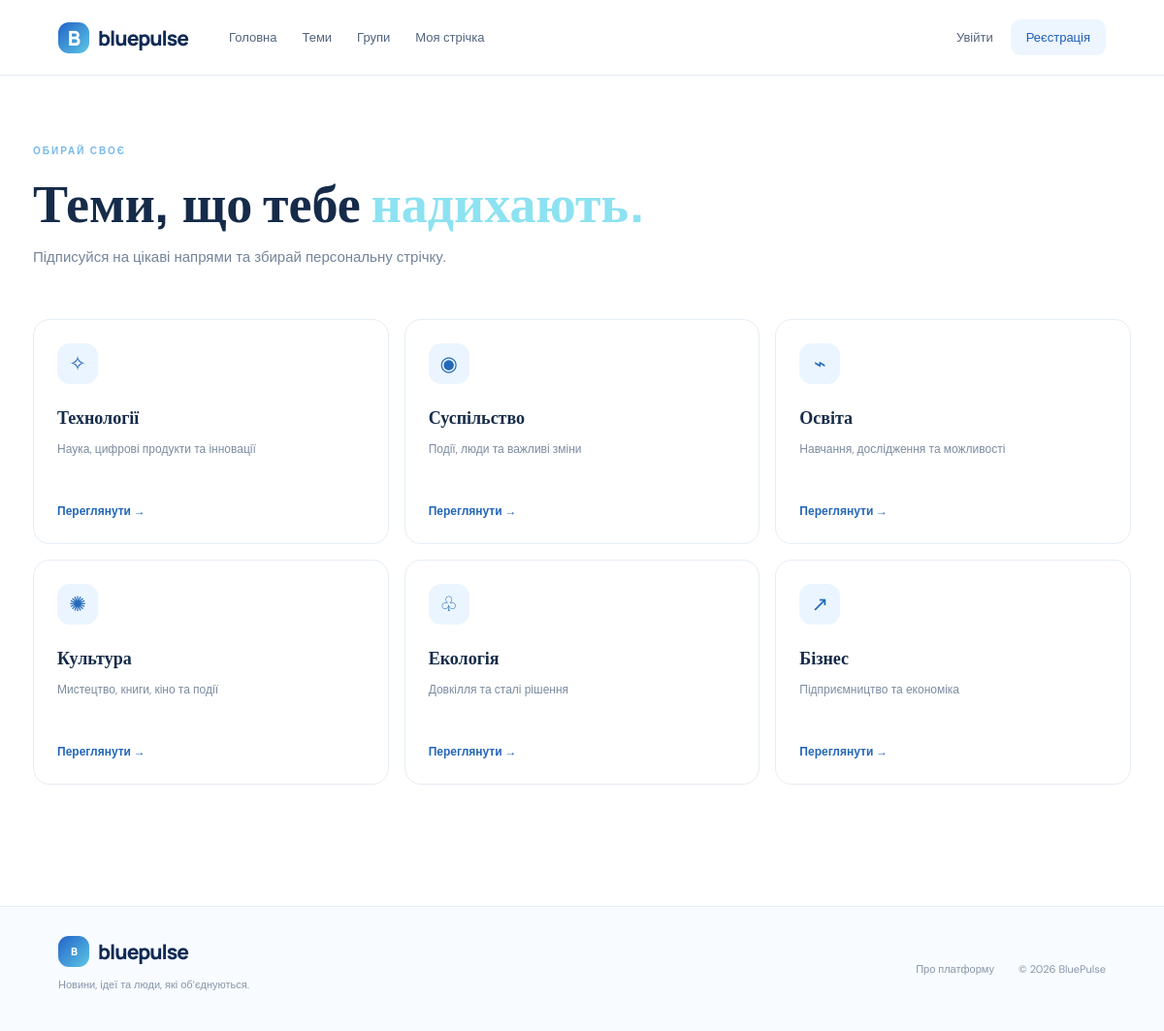
The app's page /topics with its own data.
### app.py (models this page shows)
class Topic(db.Model):
    id = db.Column(db.Integer, primary_key=True)
    name = db.Column(db.String(80), unique=True, nullable=False)
    slug = db.Column(db.String(90), unique=True, nullable=False)
    description = db.Column(db.String(240), default="")

### app.py (the view)
@app.route("/topics")
def topics():
    return render_template("topics.html", topics=Topic.query.all())

### app.py (called while the page is built)
def current_user():
    return db.session.get(User, session.get("user_id")) if session.get("user_id") else None

@app.context_processor
def inject_globals():
    return {"me": current_user(), "nav_topics": Topic.query.order_by(Topic.name).all()}

### templates/topics.html
{% extends "base.html" %}{% block content %}<section class="page-intro"><span class="eyebrow">ОБИРАЙ СВОЄ</span><h1>Теми, що тебе <em>надихають.</em></h1><p>Підписуйся на цікаві напрями та збирай персональну стрічку.</p></section><div class="topic-grid">{% for t in topics %}<a class="topic-card" href="{{ url_for('topic_page',topic_id=t.id) }}"><span class="topic-symbol">{{ ['✧','◉','⌁','✺','♧','↗'][loop.index0%6] }}</span><h3>{{ t.name }}</h3><p>{{ t.description }}</p><span class="text-link">Переглянути →</span></a>{% endfor %}</div>{% endblock %}

### static/style.css (style rules this page uses)
:root { --navy:#102b55;--blue:#2463c7;--sky:#dceeff;--cyan:#83d7ed;--ink:#152b49;--muted:#71819a;--line:#e5edf5;--paper:#f7faff }
* { box-sizing:border-box }
body { margin:0;background:#fff;color:var(--ink);font-family:'DM Sans',sans-serif }
a { color:inherit;text-decoration:none }
.hero h1 em,.page-intro h1 em,.form-wrap h1 em { color:#8de2f1;font-style:normal }
.eyebrow { font-size:10px;letter-spacing:2px;font-weight:700;color:#76b9ec }
.text-link { color:#2366b9;font-size:12px;font-weight:700 }
.page-intro { padding:65px 0 35px;max-width:760px }
.page-intro h1,.form-wrap h1 { font:800 clamp(36px,5vw,54px)/1.12 Manrope;margin:14px 0 }
.page-intro p,.lead { font-size:15px;color:#73849a;line-height:1.7;max-width:650px }
.topic-grid { display:grid;grid-template-columns:repeat(3,1fr);gap:16px;padding-bottom:45px }
.topic-card { border:1px solid var(--line);border-radius:17px;padding:24px;transition:.2s }
.topic-symbol { display:grid;place-items:center;width:42px;height:42px;border-radius:13px;background:#eaf5ff;color:#2469b9;font-size:21px;margin-bottom:22px }
.topic-card h3 { font:700 18px Manrope;margin:10px 0 }
.topic-card p { font-size:12px;color:#7b8ba0;line-height:1.65;min-height:40px }
.topic-card .text-link { display:inline-block;margin-top:13px }

### records on screen
Topic: index0 "✧", name "Технології", description "Наука, цифрові продукти та інновації"
Topic: index0 "◉", name "Суспільство", description "Події, люди та важливі зміни"
Topic: index0 "⌁", name "Освіта", description "Навчання, дослідження та можливості"
Topic: index0 "✺", name "Культура", description "Мистецтво, книги, кіно та події"
Topic: index0 "♧", name "Екологія", description "Довкілля та сталі рішення"
Topic: index0 "↗", name "Бізнес", description "Підприємництво та економіка"
